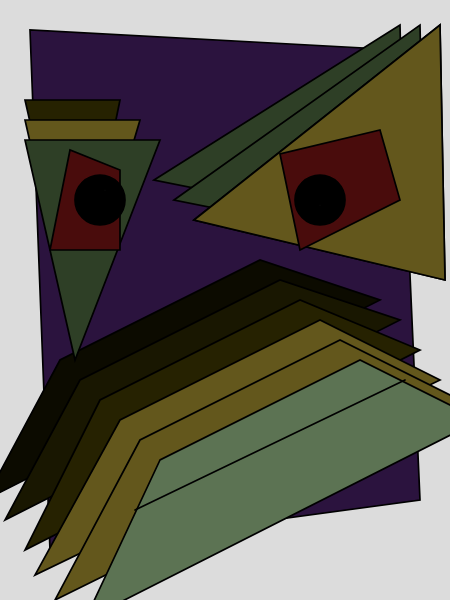
Frame 1 (no input)
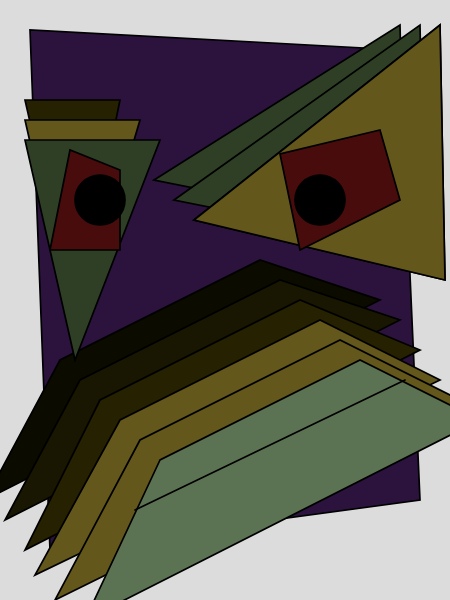
Frame 60 (no input)
Frame 120 (the mouse pressed at the canvas centre since frame 60): identical to frame 60, image omitted

The p5.js sketch that drew these frames (run headless with seeded random() and noise() and a simulated clock; from frame 60 on, the mouse is pressed at the canvas centre):

// p5.js sketch
// ── sketch.js
function setup() {
  createCanvas(450, 600);
}

function draw() {
  background(220);
  stroke('#000000')
  strokeWeight("1.7")
  fill('#2b133e')
  quad(30,30,50,550,420,500,400,50);
  fill('#0c0b00')
  quad(60,360,-15,500,380,300,260,260)
  fill('#191701')
  quad(80,380,5,520,400,320,280,280)
  fill('#262201')
  quad(100,400,25,550,420,350,300,300);
  fill('#63571c')
  quad(120,420,35,575,440,380,320,320);
  quad(140,440,55,600,460,400,340,340);
  fill('#5c7353')
  quad(160,460,85,620,480,420,360,360);
  
  //
  fill('#262201')
  triangle(25,100,75,320,120,100);
  fill('#63571c')
  triangle(25,120,75,340,140,120);
  fill('#2e3f26')
  triangle(25,140,75,360,160,140);
  //
  triangle(154,180,400,25,405,230);
  fill('#2e3f26')
  triangle(174,200,420,25,425,250);
  fill('#63571c')
  triangle(194,220,440,25,445,280);
  triangle(194,220,440,25,445,280);
  fill('#490c0c')
  quad(70,150,50,250,120,250,120,170,);
  quad(280,154,300,250,400,200,380,130);
  fill('#000000')
  circle(100,200,50)
  circle(320,200,50)
  fill('#FFFFF0')
  circle(320,205,frameCount % 30)
  circle(105,190,frameCount % 30)
  //
  line(135,510,405,380)
  //
  
  
}
